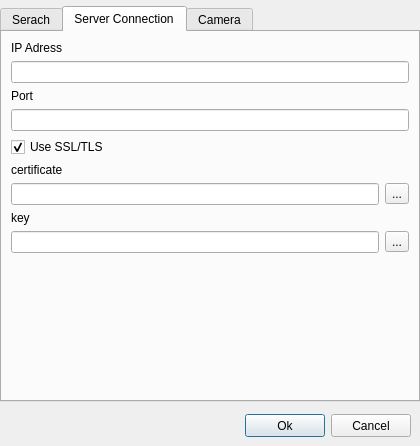
<?xml version="1.0" encoding="UTF-8"?>
<ui version="4.0">
 <class>Dialog</class>
 <widget class="QDialog" name="Dialog">
  <property name="geometry">
   <rect>
    <x>0</x>
    <y>0</y>
    <width>420</width>
    <height>446</height>
   </rect>
  </property>
  <property name="windowTitle">
   <string>Settings</string>
  </property>
  <layout class="QVBoxLayout" name="verticalLayout">
   <property name="leftMargin">
    <number>0</number>
   </property>
   <property name="topMargin">
    <number>6</number>
   </property>
   <property name="rightMargin">
    <number>0</number>
   </property>
   <property name="bottomMargin">
    <number>0</number>
   </property>
   <item>
    <widget class="QTabWidget" name="tabWidget">
     <property name="tabShape">
      <enum>QTabWidget::Rounded</enum>
     </property>
     <property name="currentIndex">
      <number>1</number>
     </property>
     <property name="usesScrollButtons">
      <bool>false</bool>
     </property>
     <property name="documentMode">
      <bool>false</bool>
     </property>
     <widget class="QWidget" name="serachTab">
      <attribute name="title">
       <string>Serach</string>
      </attribute>
      <layout class="QVBoxLayout" name="verticalLayout_2">
       <item>
        <widget class="QGroupBox" name="groupBox">
         <property name="title">
          <string>maximal count result displayed</string>
         </property>
         <property name="flat">
          <bool>false</bool>
         </property>
         <layout class="QVBoxLayout" name="verticalLayout_3">
          <item>
           <widget class="QLabel" name="label">
            <property name="text">
             <string>With image</string>
            </property>
           </widget>
          </item>
          <item>
           <layout class="QHBoxLayout" name="horizontalLayout_2">
            <item>
             <widget class="QSlider" name="sldrWithImage">
              <property name="minimum">
               <number>3</number>
              </property>
              <property name="maximum">
               <number>100</number>
              </property>
              <property name="value">
               <number>25</number>
              </property>
              <property name="orientation">
               <enum>Qt::Horizontal</enum>
              </property>
             </widget>
            </item>
            <item>
             <widget class="QLabel" name="label_3">
              <property name="minimumSize">
               <size>
                <width>40</width>
                <height>0</height>
               </size>
              </property>
              <property name="text">
               <string>2</string>
              </property>
              <property name="alignment">
               <set>Qt::AlignRight|Qt::AlignTrailing|Qt::AlignVCenter</set>
              </property>
             </widget>
            </item>
           </layout>
          </item>
          <item>
           <widget class="QLabel" name="label_2">
            <property name="text">
             <string>Without Image</string>
            </property>
           </widget>
          </item>
          <item>
           <layout class="QHBoxLayout" name="horizontalLayout_3">
            <item>
             <widget class="QSlider" name="sldrWithoutImage">
              <property name="minimum">
               <number>3</number>
              </property>
              <property name="maximum">
               <number>100</number>
              </property>
              <property name="value">
               <number>25</number>
              </property>
              <property name="orientation">
               <enum>Qt::Horizontal</enum>
              </property>
             </widget>
            </item>
            <item>
             <widget class="QLabel" name="label_4">
              <property name="minimumSize">
               <size>
                <width>40</width>
                <height>0</height>
               </size>
              </property>
              <property name="text">
               <string>3</string>
              </property>
              <property name="alignment">
               <set>Qt::AlignRight|Qt::AlignTrailing|Qt::AlignVCenter</set>
              </property>
             </widget>
            </item>
           </layout>
          </item>
         </layout>
        </widget>
       </item>
       <item>
        <widget class="QLabel" name="label_9">
         <property name="font">
          <font>
           <pointsize>10</pointsize>
           <weight>75</weight>
           <bold>true</bold>
          </font>
         </property>
         <property name="text">
          <string>Default Filter Settings</string>
         </property>
        </widget>
       </item>
       <item>
        <widget class="QListWidget" name="listWidget">
         <property name="frameShape">
          <enum>QFrame::NoFrame</enum>
         </property>
        </widget>
       </item>
      </layout>
     </widget>
     <widget class="QWidget" name="connectionTab">
      <attribute name="title">
       <string>Server Connection</string>
      </attribute>
      <layout class="QVBoxLayout" name="verticalLayout_5">
       <item>
        <widget class="QLabel" name="label_5">
         <property name="sizePolicy">
          <sizepolicy hsizetype="Preferred" vsizetype="Fixed">
           <horstretch>0</horstretch>
           <verstretch>0</verstretch>
          </sizepolicy>
         </property>
         <property name="text">
          <string>IP Adress</string>
         </property>
        </widget>
       </item>
       <item>
        <widget class="QLineEdit" name="editIpAdress"/>
       </item>
       <item>
        <widget class="QLabel" name="label_6">
         <property name="sizePolicy">
          <sizepolicy hsizetype="Preferred" vsizetype="Fixed">
           <horstretch>0</horstretch>
           <verstretch>0</verstretch>
          </sizepolicy>
         </property>
         <property name="text">
          <string>Port</string>
         </property>
        </widget>
       </item>
       <item>
        <widget class="QLineEdit" name="editPort"/>
       </item>
       <item>
        <widget class="QCheckBox" name="btnEnableSsl">
         <property name="text">
          <string>Use SSL/TLS</string>
         </property>
         <property name="checked">
          <bool>true</bool>
         </property>
        </widget>
       </item>
       <item>
        <widget class="QLabel" name="label_7">
         <property name="sizePolicy">
          <sizepolicy hsizetype="Preferred" vsizetype="Fixed">
           <horstretch>0</horstretch>
           <verstretch>0</verstretch>
          </sizepolicy>
         </property>
         <property name="text">
          <string>certificate</string>
         </property>
        </widget>
       </item>
       <item>
        <layout class="QHBoxLayout" name="horizontalLayout_4">
         <property name="sizeConstraint">
          <enum>QLayout::SetFixedSize</enum>
         </property>
         <item>
          <widget class="QLineEdit" name="editCertificate"/>
         </item>
         <item>
          <widget class="QToolButton" name="btnLoadCertificate">
           <property name="text">
            <string>...</string>
           </property>
          </widget>
         </item>
        </layout>
       </item>
       <item>
        <widget class="QLabel" name="label_8">
         <property name="sizePolicy">
          <sizepolicy hsizetype="Preferred" vsizetype="Fixed">
           <horstretch>0</horstretch>
           <verstretch>0</verstretch>
          </sizepolicy>
         </property>
         <property name="text">
          <string>key</string>
         </property>
        </widget>
       </item>
       <item>
        <layout class="QHBoxLayout" name="horizontalLayout_5">
         <property name="sizeConstraint">
          <enum>QLayout::SetFixedSize</enum>
         </property>
         <item>
          <widget class="QLineEdit" name="editKey"/>
         </item>
         <item>
          <widget class="QToolButton" name="btnLoadKey">
           <property name="text">
            <string>...</string>
           </property>
          </widget>
         </item>
        </layout>
       </item>
       <item>
        <spacer name="verticalSpacer">
         <property name="orientation">
          <enum>Qt::Vertical</enum>
         </property>
         <property name="sizeHint" stdset="0">
          <size>
           <width>20</width>
           <height>125</height>
          </size>
         </property>
        </spacer>
       </item>
      </layout>
     </widget>
     <widget class="QWidget" name="cameraTab">
      <attribute name="title">
       <string>Camera</string>
      </attribute>
      <layout class="QVBoxLayout" name="verticalLayout_4">
       <item>
        <layout class="QHBoxLayout" name="horizontalLayout_6">
         <item>
          <widget class="QLabel" name="label_10">
           <property name="text">
            <string>Camera Type</string>
           </property>
          </widget>
         </item>
         <item>
          <widget class="QComboBox" name="comboCamera">
           <item>
            <property name="text">
             <string>No Camera</string>
            </property>
           </item>
           <item>
            <property name="text">
             <string>IDS Usb</string>
            </property>
           </item>
          </widget>
         </item>
        </layout>
       </item>
       <item>
        <spacer name="verticalSpacer_2">
         <property name="orientation">
          <enum>Qt::Vertical</enum>
         </property>
         <property name="sizeHint" stdset="0">
          <size>
           <width>20</width>
           <height>325</height>
          </size>
         </property>
        </spacer>
       </item>
      </layout>
     </widget>
    </widget>
   </item>
   <item>
    <layout class="QHBoxLayout" name="horizontalLayout">
     <property name="leftMargin">
      <number>9</number>
     </property>
     <property name="topMargin">
      <number>6</number>
     </property>
     <property name="rightMargin">
      <number>9</number>
     </property>
     <property name="bottomMargin">
      <number>9</number>
     </property>
     <item>
      <spacer name="horizontalSpacer">
       <property name="orientation">
        <enum>Qt::Horizontal</enum>
       </property>
       <property name="sizeHint" stdset="0">
        <size>
         <width>40</width>
         <height>20</height>
        </size>
       </property>
      </spacer>
     </item>
     <item>
      <widget class="QPushButton" name="btnOk">
       <property name="minimumSize">
        <size>
         <width>80</width>
         <height>23</height>
        </size>
       </property>
       <property name="text">
        <string>Ok</string>
       </property>
      </widget>
     </item>
     <item>
      <widget class="QPushButton" name="btnCancel">
       <property name="minimumSize">
        <size>
         <width>80</width>
         <height>23</height>
        </size>
       </property>
       <property name="text">
        <string>Cancel</string>
       </property>
      </widget>
     </item>
    </layout>
   </item>
  </layout>
 </widget>
 <resources/>
 <connections>
  <connection>
   <sender>btnOk</sender>
   <signal>clicked()</signal>
   <receiver>Dialog</receiver>
   <slot>accept()</slot>
   <hints>
    <hint type="sourcelabel">
     <x>324</x>
     <y>436</y>
    </hint>
    <hint type="destinationlabel">
     <x>0</x>
     <y>422</y>
    </hint>
   </hints>
  </connection>
  <connection>
   <sender>btnCancel</sender>
   <signal>clicked()</signal>
   <receiver>Dialog</receiver>
   <slot>reject()</slot>
   <hints>
    <hint type="sourcelabel">
     <x>410</x>
     <y>436</y>
    </hint>
    <hint type="destinationlabel">
     <x>349</x>
     <y>374</y>
    </hint>
   </hints>
  </connection>
  <connection>
   <sender>sldrWithImage</sender>
   <signal>valueChanged(int)</signal>
   <receiver>label_3</receiver>
   <slot>setNum(int)</slot>
   <hints>
    <hint type="sourcelabel">
     <x>293</x>
     <y>93</y>
    </hint>
    <hint type="destinationlabel">
     <x>378</x>
     <y>93</y>
    </hint>
   </hints>
  </connection>
  <connection>
   <sender>sldrWithoutImage</sender>
   <signal>valueChanged(int)</signal>
   <receiver>label_4</receiver>
   <slot>setNum(int)</slot>
   <hints>
    <hint type="sourcelabel">
     <x>324</x>
     <y>137</y>
    </hint>
    <hint type="destinationlabel">
     <x>372</x>
     <y>138</y>
    </hint>
   </hints>
  </connection>
  <connection>
   <sender>btnEnableSsl</sender>
   <signal>toggled(bool)</signal>
   <receiver>editCertificate</receiver>
   <slot>setEnabled(bool)</slot>
   <hints>
    <hint type="sourcelabel">
     <x>202</x>
     <y>140</y>
    </hint>
    <hint type="destinationlabel">
     <x>202</x>
     <y>172</y>
    </hint>
   </hints>
  </connection>
  <connection>
   <sender>btnEnableSsl</sender>
   <signal>toggled(bool)</signal>
   <receiver>btnLoadCertificate</receiver>
   <slot>setEnabled(bool)</slot>
   <hints>
    <hint type="sourcelabel">
     <x>397</x>
     <y>140</y>
    </hint>
    <hint type="destinationlabel">
     <x>397</x>
     <y>173</y>
    </hint>
   </hints>
  </connection>
  <connection>
   <sender>btnEnableSsl</sender>
   <signal>toggled(bool)</signal>
   <receiver>editKey</receiver>
   <slot>setEnabled(bool)</slot>
   <hints>
    <hint type="sourcelabel">
     <x>259</x>
     <y>135</y>
    </hint>
    <hint type="destinationlabel">
     <x>262</x>
     <y>219</y>
    </hint>
   </hints>
  </connection>
  <connection>
   <sender>btnEnableSsl</sender>
   <signal>toggled(bool)</signal>
   <receiver>btnLoadKey</receiver>
   <slot>setEnabled(bool)</slot>
   <hints>
    <hint type="sourcelabel">
     <x>364</x>
     <y>136</y>
    </hint>
    <hint type="destinationlabel">
     <x>387</x>
     <y>228</y>
    </hint>
   </hints>
  </connection>
 </connections>
</ui>
